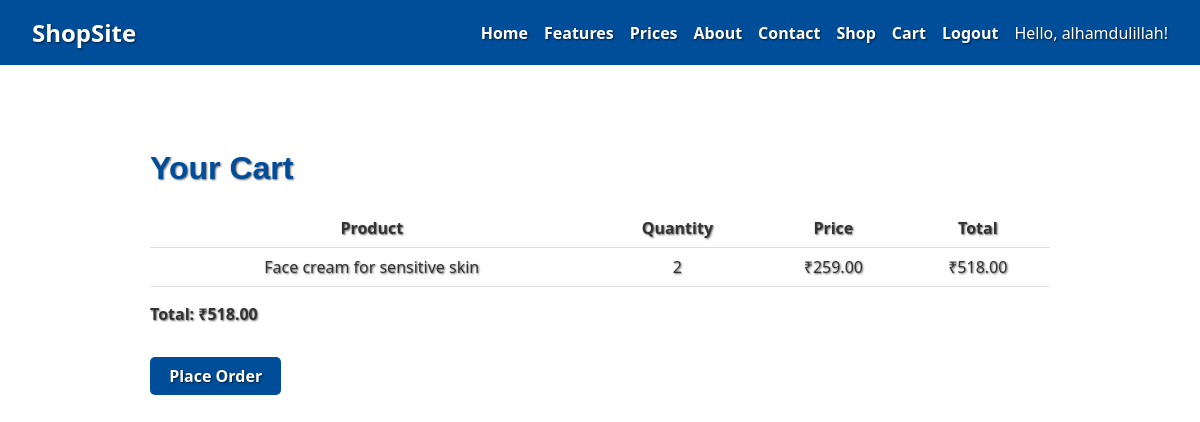
The app's page /cart/ (signed in) with its own data.
### core/models.py (models this page shows, shortened)
class CartItem(models.Model):
    user = models.ForeignKey(User, on_delete=models.CASCADE)
    product = models.ForeignKey(Product, on_delete=models.CASCADE)
    quantity = models.PositiveIntegerField(default=1)

class Product(models.Model):
    name = models.CharField(max_length=100)
    price = models.DecimalField(max_digits=8, decimal_places=2)
    discount_price = models.DecimalField(max_digits=8, decimal_places=2, null=True, blank=True)
    image_url = models.URLField(blank=True)
    category = models.CharField(max_length=20, choices=CATEGORY_CHOICES, default='electronics')

### core/views.py (the view)
# urls.py: path('cart/', views.cart, name='cart'),
@login_required
def cart(request):
    cart_items = CartItem.objects.filter(user=request.user)
    total = sum(
    (item.product.discount_price if item.product.discount_price else item.product.price) * item.quantity
    for item in cart_items
)
    return render(request, 'core/cart.html', {'cart_items': cart_items, 'total': total})

### core/templatetags/mul.py (called while the page is built)
@register.filter
def mul(value, arg):
    return value * arg

### core/templates/core/cart.html
{% extends 'core/base.html' %}
{% load mul %}
{% block content %}
  <h1>Your Cart</h1>
  {% if cart_items %}
    <table class="cart-table">
      <thead>
        <tr>
          <th>Product</th><th>Quantity</th><th>Price</th><th>Total</th>
        </tr>
      </thead>
      <tbody>
      {% for item in cart_items %}
        <tr>
          <td>{{ item.product.name }}</td>
          <td>{{ item.quantity }}</td>
          <td>₹{{ item.product.price }}</td>
          <td>₹{{ item.product.price|mul:item.quantity }}</td>
        </tr>
      {% endfor %}
      </tbody>
    </table>
    <p class="total">Total: ₹{{ total }}</p>
    <a class="btn" href="{% url 'place_order' %}">Place Order</a>
  {% else %}
    <p>Your cart is empty.</p>
  {% endif %}
{% endblock %}

### core/templates/core/base.html (shortened to what this page needs)
{% load static %}
<!DOCTYPE html>
<html lang="en">
<head>
  <link rel="stylesheet" href="{% static 'core/styles.css' %}" />
</head>
<body>
  <nav class="navbar">
    <a href="{% url 'index' %}" class="nav-logo">ShopSite</a>
    <ul class="nav-links">
      <li><a href="{% url 'index' %}">Home</a></li>
      <li><a href="{% url 'features' %}">Features</a></li>
      <li><a href="{% url 'prices' %}">Prices</a></li>
      <li><a href="{% url 'about' %}">About</a></li>
      <li><a href="{% url 'contact' %}">Contact</a></li>
      <li><a href="{% url 'shop' %}">Shop</a></li>
      {% if user.is_authenticated %}
        <li><a href="{% url 'cart' %}">Cart</a></li>
        <li><a href="{% url 'logout' %}">Logout</a></li>
        <li><span>Hello, {{ user.username }}!</span></li>
      {% else %}
        <li><a href="{% url 'login' %}">Login</a></li>
        <li><a href="{% url 'register' %}">Register</a></li>
      {% endif %}
    </ul>
  </nav>
  <div class="container">
    {% block content %}
    {% endblock %}
  </div>
</body>
</html>

### core/static/core/styles.css (style rules this page uses)
body { font-family: 'Segoe UI', Tahoma, Geneva, Verdana, sans-serif; margin: 0; padding: 0; background: url('https://png.pngtree.com/background/20230527/original/pngtree-pink-and-white-shopping-bags-picture-image_2770421.jpg') no-repeat center center fixed; background-size: cover; color: #333; min-height: 100vh; text-shadow: 1px 1px 2px rgba(0, 0, 0, 0.6); }
.navbar { background: #004d99; color: white; padding: 1rem 2rem; display: flex; justify-content: space-between; align-items: center; }
.nav-logo { font-weight: bold; font-size: 1.5rem; color: white; text-decoration: none; }
.nav-links { list-style: none; display: flex; gap: 1rem; margin: 0; }
.nav-links li { display: inline; }
.nav-links a { color: white; text-decoration: none; font-weight: 600; }
.container { max-width: 900px; margin: 2rem auto; padding: 2rem 3rem; background: none; color: inherit; }
h1, h2 { font-family: 'Poppins', sans-serif; color: #004d99; }
.btn { display: inline-block; background: #004d99; color: white; padding: 0.5rem 1.2rem; text-decoration: none; border-radius: 5px; margin-top: 1rem; font-weight: 600; transition: background-color 0.3s; cursor: pointer; }
.cart-table { width: 100%; border-collapse: collapse; margin-top: 1rem; }
.cart-table th, .cart-table td { padding: 0.5rem; border-bottom: 1px solid #ddd; text-align: center; }
.total { font-weight: 700; margin-top: 1rem; }

### records on screen
CartItem: product.name "Face cream for sensitive skin", quantity "2", product.price "259.00", product.price|mul "518.00"

### other values on screen
{{ user.username }} "alhamdulillah"
{{ total }} "518.00"
